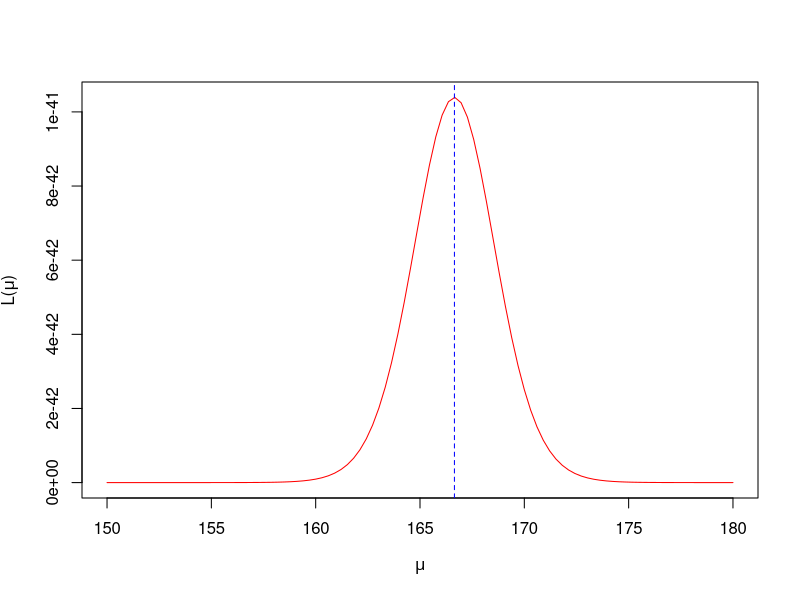

Source code (R):
# normal distribution MLE example
library(stats4)
x = c(160,155,161,170,153,158,159,165,157,165,
      173,165,171,177,188,168,179,172,166,171)
minuslogL = function(mu, sigma2){
  -sum(dnorm(x, mean=mu, sd=sqrt(sigma2),log=TRUE))
}

MaxLikeEst= mle(minuslogL,start=list(mu=160,sigma2=70),
                method="L-BFGS-B",lower=c(-Inf,0),
                upper=c(Inf,Inf))

summary(MaxLikeEst)
mle = MaxLikeEst@coef
mle_mu = mle[1]; mle_sigma2=mle[2]
n=length(x)
mu <-seq(150,180,length=100)
likelihood<-rep(NA,length(mu))
for(i in 1:length(mu)){
  mle_s2<-sum((x-mu[i])^2)/2
  likelihood[i]<-(2*pi)^(-n/2)*(mle_s2)^(-n/2)*exp(-n/2)
}
plot(mu, likelihood, type="l", xlab=expression(mu),
     ylab=expression(paste("L(",mu,")")), col="red")
abline(v=mle_mu, lty=2, col="blue")
like_mle=(2*pi)^(-n/2)*mle_sigma2^(-n/2)*exp(-n/2); like_mle
